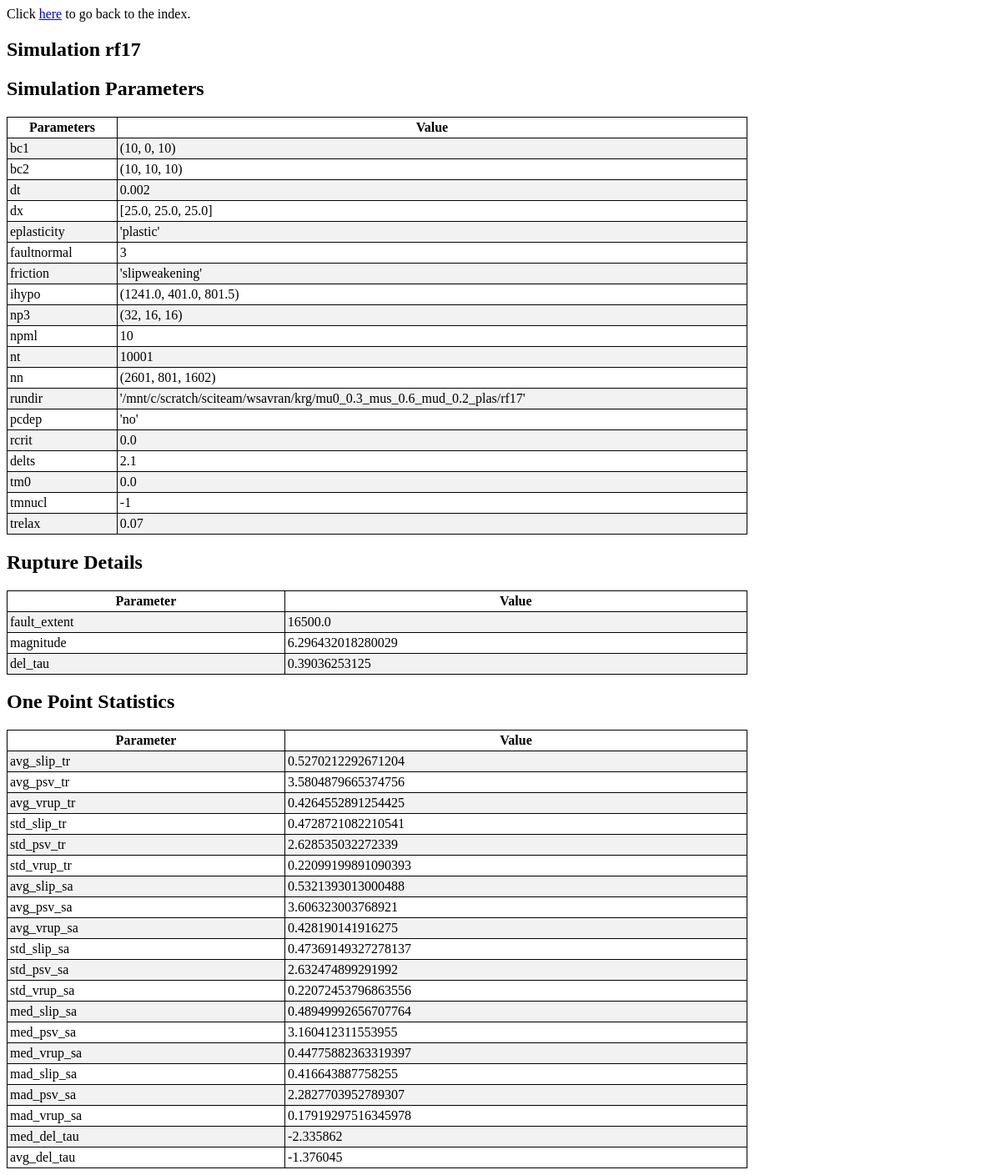
/models/1/, run on the app's committed database.
### visualize/models.py (models this page shows, shortened)
class Simulation( models.Model ):
    user = models.CharField(max_length=200, blank=True)
    name = models.CharField(max_length=200, default='', null=True, blank=True, unique=True)
    upload_date = models.DateTimeField('upload date', blank=True, null=True)
    comments = models.TextField(default='', blank=True)

class Parameters( models.Model ):
    bc1 = models.TextField()
    bc2 = models.TextField()
    delts = models.TextField()
    dt = models.TextField()
    dx = models.TextField()
    eplasticity = models.TextField()
    faultnormal = models.TextField()
    friction = models.TextField()
    ihypo = models.TextField()
    np3 = models.TextField()
    npml = models.TextField()
    nt = models.TextField()
    nn = models.TextField()
    rundir = models.TextField()
    pcdep = models.TextField(null=True, blank=True)
    rcrit = models.TextField(null=True, blank=True)
    delts = models.TextField(null=True, blank=True)
    tm0 = models.TextField(null=True, blank=True)
    tmnucl = models.TextField(null=True, blank=True)
    trelax = models.TextField(null=True, blank=True)
    simulation = models.OneToOneField( Simulation, on_delete=models.CASCADE,
                            primary_key = True )
    def get_fields(self):
        ignore = ['simulation']
        fields = [(field.name, field.value_to_string(self)) for field in Parameters._meta.fields if field.name not in ignore and field.value_to_string(self)]
        return fields

### visualize/views.py (the view)
# urls.py: url(r'^(?P<simulation_id>[0-9]+)/$', views.detail, name='detail'),
def detail(request, simulation_id):
    simulation = get_object_or_404(Simulation, pk=simulation_id)
    parameters = _get_or_none(Parameters, simulation=simulation)
    rupture = _get_or_none(Rupture_Parameters, simulation=simulation)
    one_point = _get_or_none(OnePoint, simulation=simulation)
    context = {'par': parameters, 'sim': simulation, 'rup': rupture, 'one_point': one_point}
    return render(request, 'visualize/detail.html', context)

### visualize/models.py (called while the page is built)
    def get_fields(self):
        ignore = ['simulation']
        fields = [(field.name, field.value_to_string(self)) for field in Rupture_Parameters._meta.fields if field.name not in ignore and field.value_to_string(self)]
        return fields

    def get_fields(self):
        ignore = ['simulation']
        fields = [(field.name, field.value_to_string(self)) for field in OnePoint._meta.fields if field.name not in ignore and field.value_to_string(self)]
        return fields

### visualize/views.py (called while the page is built)
def _get_or_none( model_class, **kwargs ):
    from django.core.exceptions import ObjectDoesNotExist
    try:
        query = model_class.objects.get( **kwargs )
    except ObjectDoesNotExist:
        query = None
    return query

### visualize/templates/visualize/detail.html
<!DOCTYPE html>
<html>
<head>
{% load staticfiles %}
<link rel="stylesheet" type="text/css" href="{% static 'visualize/detail.css' %}" />
</head>
<body>
Click <a href="{% url 'visualize:index' %}">here</a> to go back to the index.
<h2>Simulation {{sim.name}} </h2>
{% if par %}
<h2>Simulation Parameters</h2>
<table>
<tr>
	<th>Parameters</th>
	<th>Value</th>
</tr>
{% for name, value in par.get_fields %}
<tr>
    <td>{{ name }}</td>
    <td>{{ value }}</td>
</tr>
{% endfor %}
</table>
{% endif %}
{% if rup %}
<h2>Rupture Details</h2>
<table>
<tr>
	<th>Parameter</th>
	<th>Value</th>
</tr>
{% for name, value in rup.get_fields %}
<tr>
	<td>{{ name }}</td>
	<td>{{ value }}</td>
</tr>
{% endfor %}
</table>
{% endif %}
{% if one_point %}
<h2>One Point Statistics</h2>
<table>
<tr>
	<th>Parameter</th>
	<th>Value</th>
</tr>
{% for name, value in one_point.get_fields %}
<tr>
	<td>{{ name }}</td>
	<td>{{ value }}</td>
</tr>
{% endfor %}
</table>
{% endif %}
</body>
</html>

### visualize/static/visualize/detail.css (style rules this page uses)
table { border-collapse: collapse; width: 75% }
table, th, td { border: 1px solid black; padding: 3px; }
tr:nth-child(even) { background-color: #f2f2f2; }

### data on the page
Simulation: name "rf17"
Parameters: get_fields "(10, 0, 10)" "(10, 10, 10)" "0.002" "[25.0, 25.0, 25.0]" "'plastic'" "'slipweakening'" "(1241.0, 401.0, 801.5)" "(32, 16, 16)" "10" "10001" "(2601, 801, 1602)" "'/mnt/c/scratch/sciteam/wsavran/krg/mu0_0.3_mus_0.6_mud_0.2_plas/rf17'" "'no'" "0.0" "2.1" "0.0" "-1" "0.07"

### other printed values
{{ name }} "bc1" "bc2" "dt" "dx" "eplasticity" "faultnormal" "friction" "ihypo" "np3" "npml" "nt" "nn" "rundir" "pcdep" "rcrit" "delts" "tm0" "tmnucl" "trelax"
{{ value }} "3"
{{ name }} "fault_extent" "magnitude" "del_tau"
{{ value }} "16500.0" "6.296432018280029" "0.39036253125"
{{ name }} "avg_slip_tr" "avg_psv_tr" "avg_vrup_tr" "std_slip_tr" "std_psv_tr" "std_vrup_tr" "avg_slip_sa" "avg_psv_sa" "avg_vrup_sa" "std_slip_sa" "std_psv_sa" "std_vrup_sa" "med_slip_sa" "med_psv_sa" "med_vrup_sa" "mad_slip_sa" "mad_psv_sa" "mad_vrup_sa" "med_del_tau" "avg_del_tau"
{{ value }} "0.5270212292671204" "3.5804879665374756" "0.4264552891254425" "0.4728721082210541" "2.628535032272339" "0.22099199891090393" "0.5321393013000488" "3.606323003768921" "0.428190141916275" "0.47369149327278137" "2.632474899291992" "0.22072453796863556" "0.48949992656707764" "3.160412311553955" "0.44775882363319397" "0.416643887758255" "2.2827703952789307" "0.17919297516345978" "-2.335862" "-1.376045"
